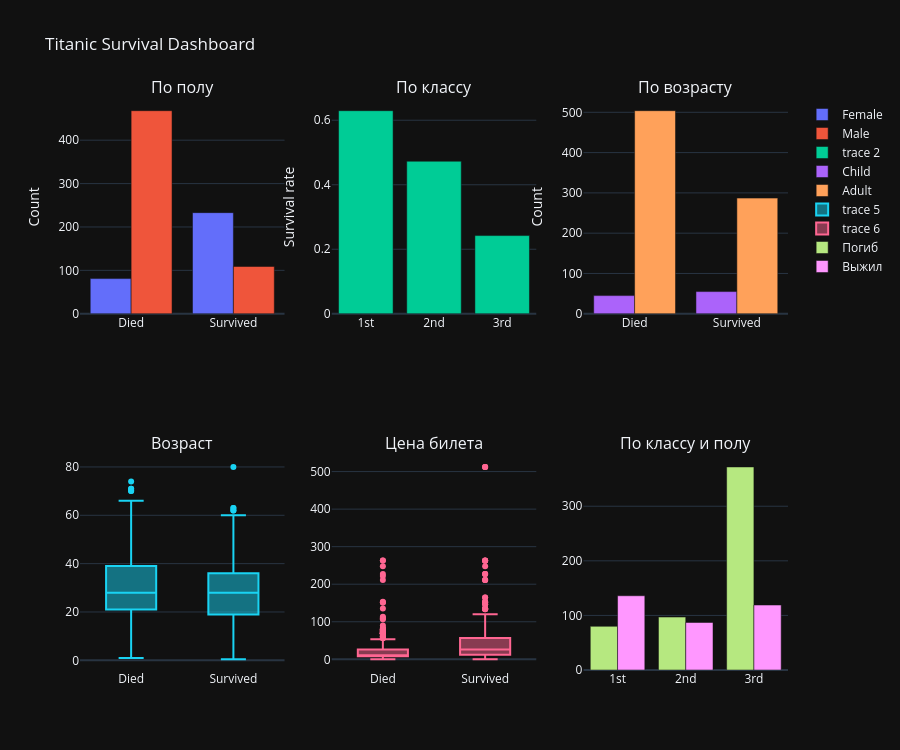

This figure's notebook cell:
### Markdown cell above
# И снова сходятся звезды (задание *)

### Code cell
from plotly.subplots import make_subplots
import plotly.graph_objects as go
import numpy as np

fig = make_subplots(rows=2, cols=3,
                    subplot_titles=('По полу', 'По классу', 'По возрасту',
                                    'Возраст', 'Цена билета', 'По классу и полу'))

# 1. Пол
surv_sex = pd.crosstab(df_titanic['Sex'], df_titanic['Survived'])
fig.add_trace(go.Bar(x=['Died', 'Survived'], y=surv_sex.loc['female'], name='Female'), row=1, col=1)
fig.add_trace(go.Bar(x=['Died', 'Survived'], y=surv_sex.loc['male'], name='Male'), row=1, col=1)

# 2. Класс
surv_class = df_titanic.groupby('Pclass')['Survived'].mean()
fig.add_trace(go.Bar(x=['1st', '2nd', '3rd'], y=surv_class.values), row=1, col=2)

# 3. Возраст (ребёнок/взрослый)
df_titanic['AgeGroup'] = np.where(df_titanic['Age'] <= 16, 'Child', 'Adult')
surv_age = pd.crosstab(df_titanic['AgeGroup'], df_titanic['Survived'])
fig.add_trace(go.Bar(x=['Died', 'Survived'], y=surv_age.loc['Child'], name='Child'), row=1, col=3)
fig.add_trace(go.Bar(x=['Died', 'Survived'], y=surv_age.loc['Adult'], name='Adult'), row=1, col=3)

# 4. Boxplot возраста
fig.add_trace(go.Box(x=df_titanic['Survived'].map({0:'Died',1:'Survived'}),
                     y=df_titanic['Age']), row=2, col=1)

# 5. Boxplot цены билета
fig.add_trace(go.Box(x=df_titanic['Survived'].map({0:'Died',1:'Survived'}),
                     y=df_titanic['Fare']), row=2, col=2)

# 6. Heatmap
# 6. Выжившие и погибшие по классу
surv_class_count = pd.crosstab(df_titanic['Pclass'], df_titanic['Survived'])
fig.add_trace(go.Bar(x=['1st', '2nd', '3rd'], y=surv_class_count[0], name='Погиб'), row=2, col=3)
fig.add_trace(go.Bar(x=['1st', '2nd', '3rd'], y=surv_class_count[1], name='Выжил'), row=2, col=3)

fig.update_layout(height=750, title_text="Titanic Survival Dashboard")
fig.update_xaxes(title_text="", row=1, col=1)
fig.update_xaxes(title_text="", row=1, col=2)
fig.update_xaxes(title_text="", row=1, col=3)
fig.update_yaxes(title_text="Count", row=1, col=1)
fig.update_yaxes(title_text="Survival rate", row=1, col=2)
fig.update_yaxes(title_text="Count", row=1, col=3)

fig.show()

### Figure 1 — Plotly figure (JSON) as saved in the notebook; plotly's stock layout.template omitted (floating-point values rounded to 4 significant figures; data arrays with more than 128 entries replaced by an {"elided": "..."} marker saying what was removed)
{"data": [{"name": "Female", "x": ["Died", "Survived"], "y": [81, 233], "type": "bar", "xaxis": "x", "yaxis": "y"}, {"name": "Male", "x": ["Died", "Survived"], "y": [468, 109], "type": "bar", "xaxis": "x", "yaxis": "y"}, {"x": ["1st", "2nd", "3rd"], "y": [0.6296, 0.4728, 0.2424], "type": "bar", "xaxis": "x2", "yaxis": "y2"}, {"name": "Child", "x": ["Died", "Survived"], "y": [45, 55], "type": "bar", "xaxis": "x3", "yaxis": "y3"}, {"name": "Adult", "x": ["Died", "Survived"], "y": [504, 287], "type": "bar", "xaxis": "x3", "yaxis": "y3"}, {"x": {"elided": "891 str values"}, "y": {"elided": "891 float values"}, "type": "box", "xaxis": "x4", "yaxis": "y4"}, {"x": {"elided": "891 str values"}, "y": {"elided": "891 float values"}, "type": "box", "xaxis": "x5", "yaxis": "y5"}, {"name": "Погиб", "x": ["1st", "2nd", "3rd"], "y": [80, 97, 372], "type": "bar", "xaxis": "x6", "yaxis": "y6"}, {"name": "Выжил", "x": ["1st", "2nd", "3rd"], "y": [136, 87, 119], "type": "bar", "xaxis": "x6", "yaxis": "y6"}], "layout": {"xaxis": {"anchor": "y", "domain": [0.0, 0.2889], "title": {"text": ""}}, "yaxis": {"anchor": "x", "domain": [0.625, 1.0], "title": {"text": "Count"}}, "xaxis2": {"anchor": "y2", "domain": [0.3556, 0.6444], "title": {"text": ""}}, "yaxis2": {"anchor": "x2", "domain": [0.625, 1.0], "title": {"text": "Survival rate"}}, "xaxis3": {"anchor": "y3", "domain": [0.7111, 1.0], "title": {"text": ""}}, "yaxis3": {"anchor": "x3", "domain": [0.625, 1.0], "title": {"text": "Count"}}, "xaxis4": {"anchor": "y4", "domain": [0.0, 0.2889]}, "yaxis4": {"anchor": "x4", "domain": [0.0, 0.375]}, "xaxis5": {"anchor": "y5", "domain": [0.3556, 0.6444]}, "yaxis5": {"anchor": "x5", "domain": [0.0, 0.375]}, "xaxis6": {"anchor": "y6", "domain": [0.7111, 1.0]}, "yaxis6": {"anchor": "x6", "domain": [0.0, 0.375]}, "annotations": [{"font": {"size": 16}, "showarrow": false, "text": "По полу", "x": 0.1444, "xanchor": "center", "xref": "paper", "y": 1.0, "yanchor": "bottom", "yref": "paper"}, {"font": {"size": 16}, "showarrow": false, "text": "По классу", "x": 0.5, "xanchor": "center", "xref": "paper", "y": 1.0, "yanchor": "bottom", "yref": "paper"}, {"font": {"size": 16}, "showarrow": false, "text": "По возрасту", "x": 0.8556, "xanchor": "center", "xref": "paper", "y": 1.0, "yanchor": "bottom", "yref": "paper"}, {"font": {"size": 16}, "showarrow": false, "text": "Возраст", "x": 0.1444, "xanchor": "center", "xref": "paper", "y": 0.375, "yanchor": "bottom", "yref": "paper"}, {"font": {"size": 16}, "showarrow": false, "text": "Цена билета", "x": 0.5, "xanchor": "center", "xref": "paper", "y": 0.375, "yanchor": "bottom", "yref": "paper"}, {"font": {"size": 16}, "showarrow": false, "text": "По классу и полу", "x": 0.8556, "xanchor": "center", "xref": "paper", "y": 0.375, "yanchor": "bottom", "yref": "paper"}], "title": {"text": "Titanic Survival Dashboard"}, "height": 750}}
